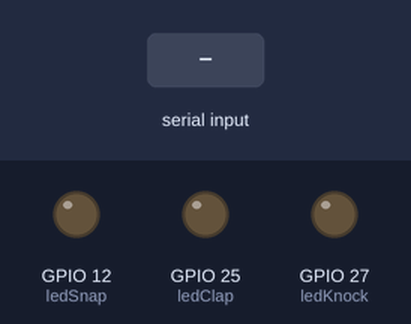
A sketch run on a simulated ESP32. Parts: output pins drawn as LEDs (lit = HIGH). Dashed ring = blinking. The test bench sets the inputs (shaded band).

Above: at 1.2 s.
1.3 s: "WIN\n" received over Serial
At 1.7 s:
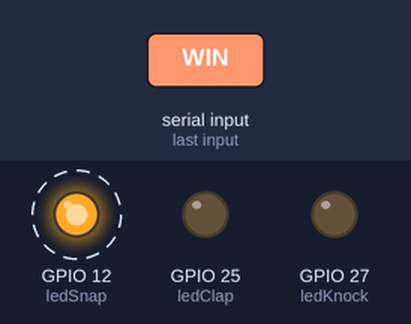
4.3 s: "SNAP\n" received over Serial
At 5.0 s:
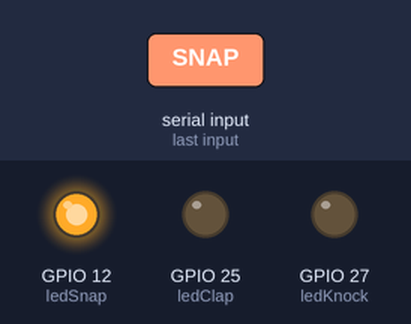
5.8 s: "CLAP\n" received over Serial
At 6.1 s:
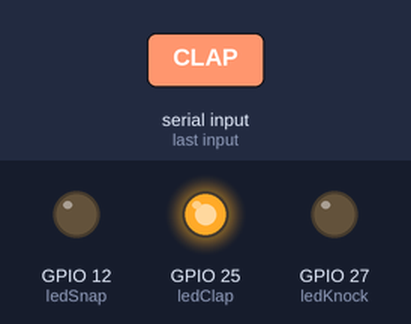
Timing chart, 0 to 8.8 s (numbered marks = the images above; inputs shaded):
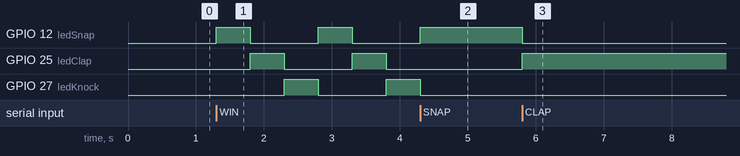

The sketch:

SimonSaysLEDController_Version2.ino
```cpp
// Simon Says LED Controller for ESP32
// Receives "SNAP", "CLAP", "KNOCK", "OFF", "WIN" via serial and controls LEDs

const int ledSnap = 12;   // GPIO pin for snap LED
const int ledClap = 25;   // GPIO pin for clap LED
const int ledKnock = 27;  // GPIO pin for knock LED

void setup() {
  pinMode(ledSnap, OUTPUT);
  pinMode(ledClap, OUTPUT);
  pinMode(ledKnock, OUTPUT);
  Serial.begin(115200);

  // Ensure all LEDs are OFF at start
  digitalWrite(ledSnap, LOW);
  digitalWrite(ledClap, LOW);
  digitalWrite(ledKnock, LOW);
}

void loop() {
  if (Serial.available()) {
    String cmd = Serial.readStringUntil('\n');
    cmd.trim();

    // All pins OFF before any ON (prevents ghosting/bleed)
    digitalWrite(ledSnap, LOW);
    digitalWrite(ledClap, LOW);
    digitalWrite(ledKnock, LOW);

    if (cmd == "SNAP") {
      digitalWrite(ledSnap, HIGH);
    } else if (cmd == "CLAP") {
      digitalWrite(ledClap, HIGH);
    } else if (cmd == "KNOCK") {
      digitalWrite(ledKnock, HIGH);
    } else if (cmd == "WIN") {
      // WIN pattern: cycle through each LED one at a time for 5 seconds
      unsigned long startTime = millis();
      unsigned long duration = 5000;    // 5 seconds
      unsigned long ledPeriod = 500;    // 0.5 seconds per LED
      int ledOrder[3] = {ledSnap, ledClap, ledKnock};
      int idx = 0;
      while (millis() - startTime < duration) {
        // Turn current LED ON, others OFF
        for (int i = 0; i < 3; i++) {
          digitalWrite(ledOrder[i], (i == idx) ? HIGH : LOW);
        }
        delay(ledPeriod);
        idx = (idx + 1) % 3;
        // Check for serial to break early if needed
        if (Serial.available()) break;
      }
      // After WIN, turn all LEDs OFF
      digitalWrite(ledSnap, LOW);
      digitalWrite(ledClap, LOW);
      digitalWrite(ledKnock, LOW);
    } else if (cmd == "OFF") {
      // Already OFF above, do nothing
    }
    // else ignore unknown
  }
}
```

Measured:
- after the input at 1.3 s, GPIO 12 (ledSnap): alternates HIGH for 0.50 s and LOW for 1.0 s, starting at once; GPIO 25 (ledClap): alternates HIGH for 0.50 s and LOW for 1.0 s, starting after 0.50 s; GPIO 27 (ledKnock): LOW → HIGH after 1.0 s, → LOW 0.50 s later, → HIGH 1.0 s later
- after the input at 4.3 s, GPIO 12 (ledSnap): goes on until 4.3 s, then stays HIGH; GPIO 25 (ledClap): stays LOW (without the input it goes to HIGH after 0.50 s); GPIO 27 (ledKnock): goes on until 4.3 s, then stays LOW
- after the input at 5.8 s, GPIO 12 (ledSnap): HIGH → LOW at once; GPIO 25 (ledClap): LOW → HIGH at once
